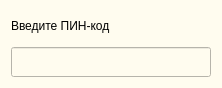
<?xml version="1.0" encoding="UTF-8"?>
<ui version="4.0">
 <class>ModalWindow</class>
 <widget class="QDialog" name="ModalWindow">
  <property name="geometry">
   <rect>
    <x>0</x>
    <y>0</y>
    <width>218</width>
    <height>84</height>
   </rect>
  </property>
  <property name="windowTitle">
   <string>Dialog</string>
  </property>
  <property name="styleSheet">
   <string notr="true">background-color: rgb(255, 252, 239);
color: rgb(0, 0, 0);</string>
  </property>
  <layout class="QGridLayout" name="gridLayout">
   <item row="0" column="0">
    <widget class="QLabel" name="label">
     <property name="minimumSize">
      <size>
       <width>200</width>
       <height>30</height>
      </size>
     </property>
     <property name="maximumSize">
      <size>
       <width>200</width>
       <height>30</height>
      </size>
     </property>
     <property name="text">
      <string>Введите ПИН-код</string>
     </property>
    </widget>
   </item>
   <item row="1" column="0">
    <widget class="QLineEdit" name="passwordLineEdit">
     <property name="minimumSize">
      <size>
       <width>200</width>
       <height>30</height>
      </size>
     </property>
     <property name="maximumSize">
      <size>
       <width>200</width>
       <height>30</height>
      </size>
     </property>
     <property name="echoMode">
      <enum>QLineEdit::Password</enum>
     </property>
    </widget>
   </item>
  </layout>
 </widget>
 <resources/>
 <connections/>
</ui>
